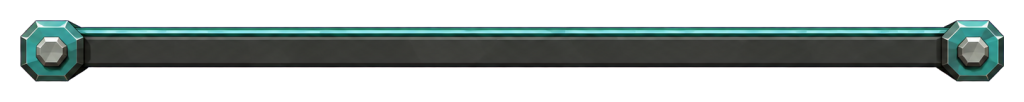
#> input picture Art/Source/level-end-screen/20261029-174247-level-end-screen-1-keyed.png, 1024 x 102 px, found by its file name
$ python make_bars.py
#> lines starting #> are read from the running program, lines starting #| are printed output that depends on the picture; after the words box and inside, x2 and y2 are one past the last pixel; in counts of white or black regions, pixels touching at a corner belong together
import numpy as np
from PIL import Image
rng=np.random.default_rng(5453)
def noise1d(n,scale,amp):
    v=rng.normal(0,1,n//scale+3); x=np.arange(n)/scale
    return amp*np.interp(x,np.arange(len(v)),v)
h=np.array(Image.open('Art/Source/level-end-screen/20261029-174247-level-end-screen-1-keyed.png')).astype(np.float32)
im=h[26:68,128:896].copy(); H,W=im.shape[:2]
#> after `im = h[26:68, 128:896].copy()`:
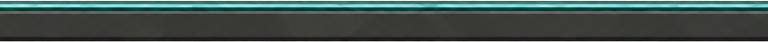
#> im: shape (42, 768, 4) float32; mean R, G, B, A 57, 72.7, 69.9, 243.4; transparent parts drawn white
#> after `H, W = im.shape[:2]`: H = 42; W = 768
# mute the teal line toward target (68,180,171)
for y in range(0,9):
    var=1+0.18*noise1d(W,30,1.0)[:,None]
    im[y,:,:3]=np.clip(im[y,:,:3]*0.45*var+np.array([38,120,112])*0.30*(im[y,:,:3].mean(1,keepdims=True)/120),0,255)
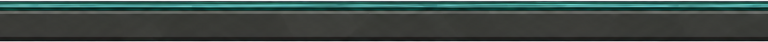
#> im: shape (42, 768, 4) float32; mean R, G, B, A 51.6, 64.5, 61.3, 243.4; transparent parts drawn white
body=np.array([74,95,76],np.float32)
for y in range(9,H):
    L=im[y,:,:3].mean(1,keepdims=True); im[y,:,:3]=np.clip(L/58.0*body,0,255)
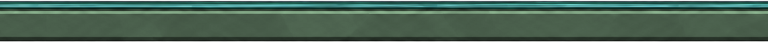
#> im: shape (42, 768, 4) float32; mean R, G, B, A 64, 90.7, 76, 243.4; transparent parts drawn white
for y,k in ((H-8,0.55),(H-7,0.35)):
    im[y,:,:3]=im[y,:,:3]*(1-k)+np.array([118,136,112])*k
#> im: shape (42, 768, 4) float32; 4.76% of pixels changed, all inside (x1, y1, x2, y2) = (0, 34, 768, 36)
# rust runs: 1D noise along each long edge -> depth profile, hard threshold
def noise1d(n,scale,amp):
#> called with n = 768, scale = 40, amp = 1
    v=rng.normal(0,1,n//scale+3); x=np.arange(n)/scale
#> after `v = rng.normal(0, 1, n // scale + 3)`: v = 22 values, max 1.94 at index 5, min -2.1 at index 15, mean -0.22
#> after `x = np.arange(n) / scale`: x = 768 values from 0 to 19.18
    return amp*np.interp(x,np.arange(len(v)),v)
def runs(edge_top):
    base=noise1d(W,40,1.0)+noise1d(W,9,0.45)
#> base = 768 values, max 2.21 at index 189, min -2.69 at index 600, mean -0.257
    depth=np.clip((base-0.25)*3,0,2)*(noise1d(W,3,1.0)>-0.3)             # px of rust into the bar, 0 where clean
#> depth = 768 values, max 2 at index 190, min 0 at index 0, mean 0.215
    pass  # bar ends
    tone=noise1d(W,6,1.0)
#> tone = 768 values, max 2.48 at index 474, min -1.9 at index 582, mean 0.0491
    for x in range(W):
        d=depth[x]
        if d<=0: continue
        for i in range(int(d)+1):
            y = (9+i) if edge_top else H-9-i
            if im[y,x,3]<128: continue
            f=i/(d+1e-3)
            dark=np.array([70,56,40]); orange=np.array([112,82,54])
            t=np.clip(0.5+0.35*tone[x]-0.3*f,0,1)
            col=dark*(1-t)+orange*t
            k=0.7*(1-f)**0.8+0.1          # short stain bleeding onto the face
            im[y,x,:3]=im[y,x,:3]*(1-k)+col*k
#> im: shape (42, 768, 4) float32; mean R, G, B, A 65.1, 91.6, 76.7, 243.4
runs(True); runs(False)
#> the loop in runs (call 2), `for x in range(W):` made 768 passes
#> d on passes 1 to 3: 0, 0, 0
#> after the loop in runs (call 2), `for x in range(W):`: im: shape (42, 768, 4) float32; mean R, G, B, A 65.2, 91.4, 76.5, 243.4
out=np.clip(im,0,255).astype(np.uint8)
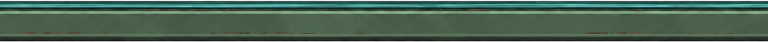
#> out: shape (42, 768, 4); mean R, G, B, A 64.7, 90.9, 76, 243.4; transparent parts drawn white
Image.fromarray(out).save('Art/Source/ui-frame-pieces/T_UI_BarH.png')
Image.fromarray(out).rotate(90,expand=True).save('Art/Source/ui-frame-pieces/T_UI_BarV.png')
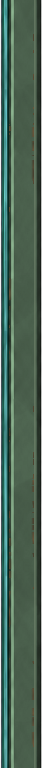
#> saved as T_UI_BarV.png: PIL image 42x768 RGBA; mean R, G, B, A 64.7, 90.9, 76, 243.4; transparent parts drawn white
bg=Image.new('RGBA',(820,80),(10,12,14,255)); bg.alpha_composite(Image.fromarray(out),(20,18))
#> after `bg.alpha_composite(Image.fromarray(out), (20, 18))`:
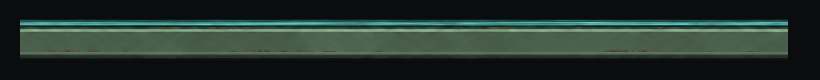
#> bg: PIL image 820x80 RGBA; mean R, G, B, A 36.8, 50.5, 44.1, 255
bg.crop((0,0,410,80)).resize((1230,240),Image.LANCZOS).convert('RGB').save('Saved/Scratch/task545/bars_preview3.png')
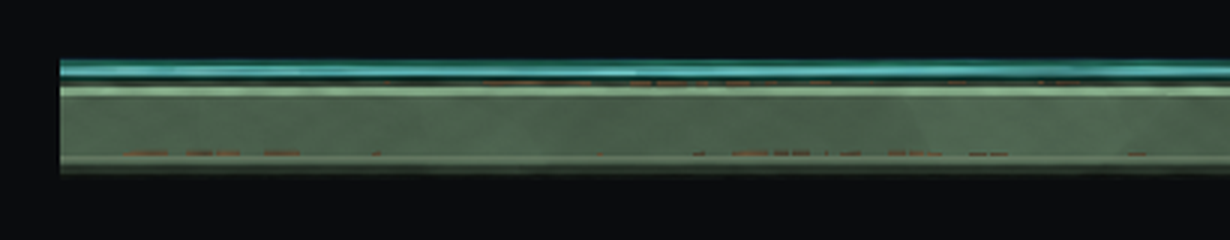
#> saved as bars_preview3.png: PIL image 1230x240 RGB; mean R, G, B 37.3, 51.1, 44.6

$ run again, with Art/Source/level-end-screen/20261029-173616-level-end-screen-2-keyed.png copied over Art/Source/level-end-screen/20261029-174247-level-end-screen-1-keyed.png
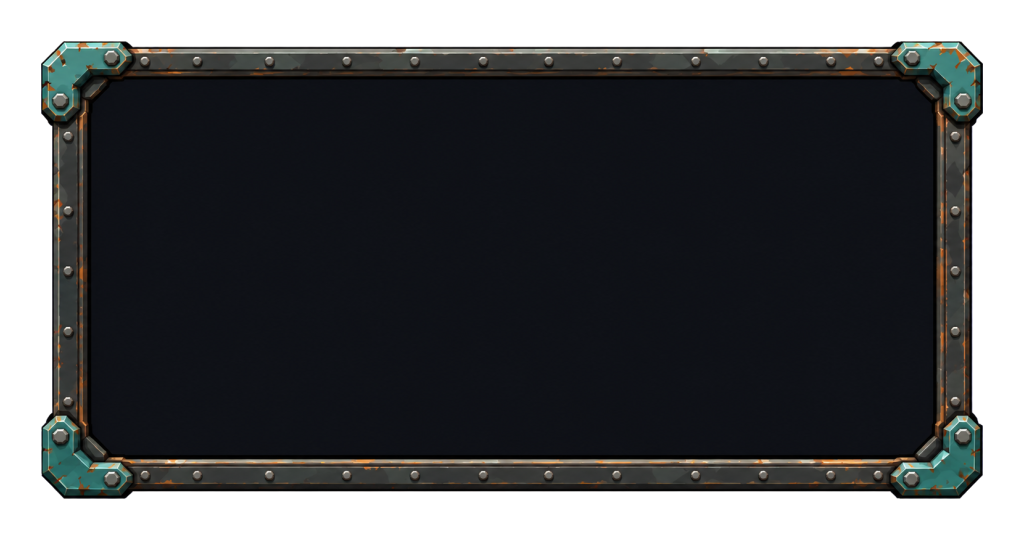
#> input picture Art/Source/level-end-screen/20261029-173616-level-end-screen-2-keyed.png, 1024 x 540 px, found by its file name
#> v = 22 values, max 1.94 at index 5, min -2.1 at index 15, mean -0.22
#> base = 768 values, max 2.21 at index 189, min -2.69 at index 600, mean -0.257
#> depth = 768 values, max 2 at index 190, min 0 at index 0, mean 0.215
#> tone = 768 values, max 2.48 at index 474, min -1.9 at index 582, mean 0.0491
#> base = 768 values, max 2.52 at index 36, min -2.13 at index 441, mean 0.153
#> depth = 768 values, max 2 at index 25, min 0 at index 0, mean 0.349
#> tone = 768 values, max 2.42 at index 750, min -3.41 at index 162, mean -0.0744
#> the loop in runs (call 2), `for x in range(W):` made 768 passes
#> d on passes 1 to 3: 0, 0, 0
#> after the loop in runs (call 2), `for x in range(W):`:
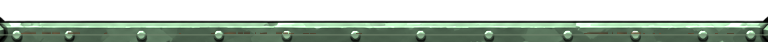
#> im: shape (42, 768, 4) float32; mean R, G, B, A 51.7, 64.6, 52.5, 127.6; transparent parts drawn white
#> `bg.crop((0,0,410,80)).resize((1230,240),Image.LANCZOS).convert('RGB')...`:
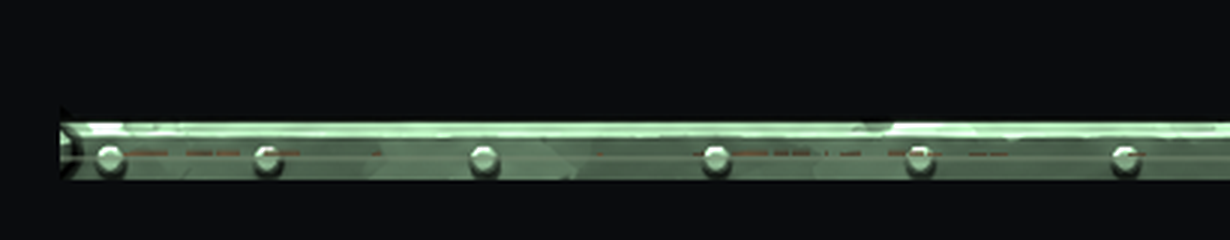
#> saved as bars_preview3.png: PIL image 1230x240 RGB; mean R, G, B 32.7, 40.6, 36.1
